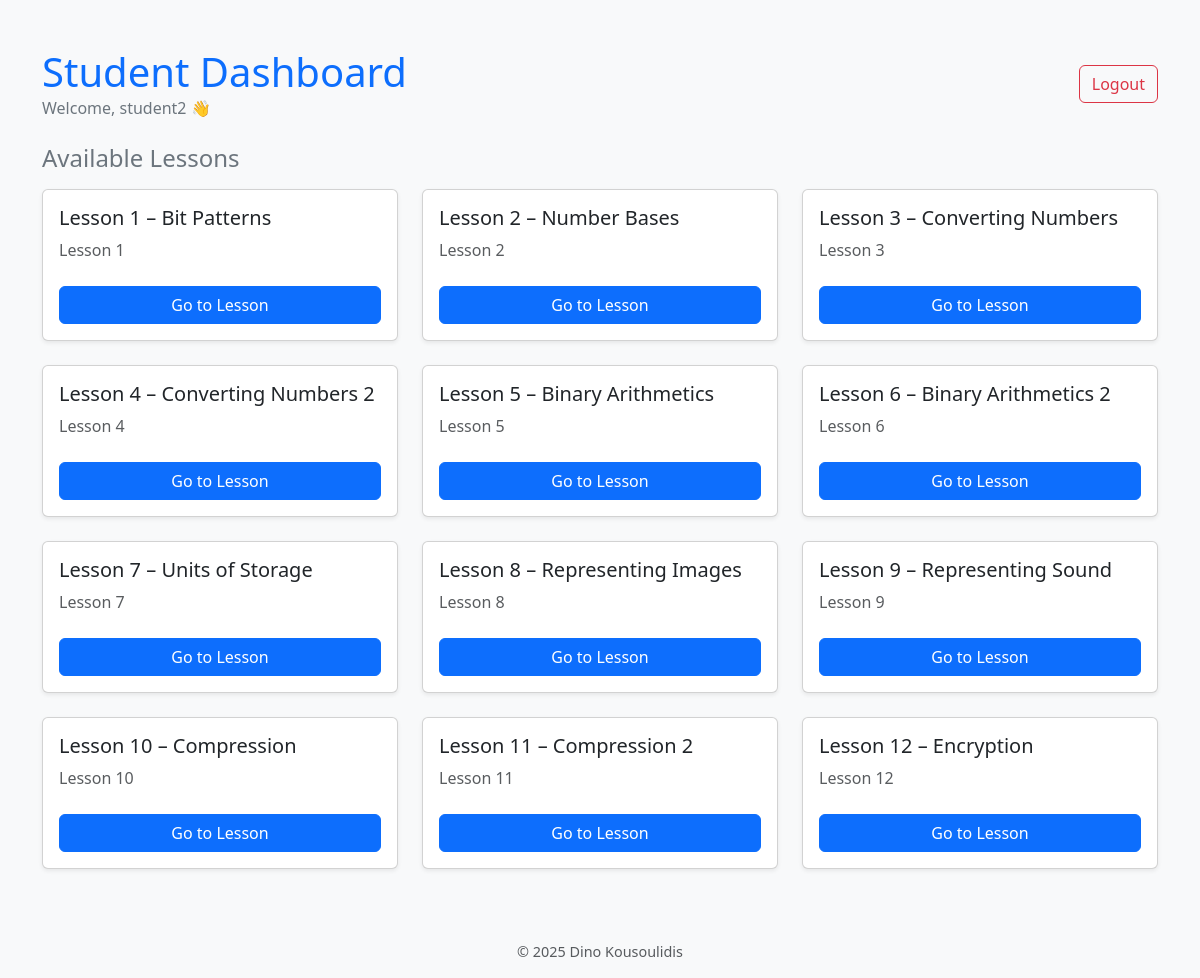
/student (signed in), run on the app's committed database.
### tables this page shows
CREATE TABLE lessons (
    id INTEGER PRIMARY KEY AUTOINCREMENT,
    title TEXT NOT NULL
);

### app.py (the view)
@app.route('/student')
def student_dashboard():
    if 'username' not in session or session.get('role') != 'student':
        return redirect(url_for('login'))
    conn = get_db_connection()
    lessons = conn.execute('SELECT * FROM lessons').fetchall()
    conn.close()
    return render_template(
        'dashboard.html',
        user=session['username'],
        role='Student',
        lessons=lessons
    )

### app.py (called while the page is built)
def get_db_connection():
    conn = sqlite3.connect('database.db')
    conn.row_factory = sqlite3.Row  # lets us access columns by name
    return conn

### templates/dashboard.html (shortened to what this page needs)
<!DOCTYPE html>
<html lang="en">
<head>
    <link href="https://cdn.jsdelivr.net/npm/bootstrap@5.3.3/dist/css/bootstrap.min.css" rel="stylesheet">
</head>
<body class="bg-light">
    <div class="container mt-5">
        <div class="d-flex justify-content-between align-items-center mb-4">
            <div>
                <h1 class="text-primary mb-0">Student Dashboard</h1>
                <p class="text-secondary mb-0">Welcome, {{ user }} 👋</p>
            </div>
            <a href="{{ url_for('logout') }}" class="btn btn-outline-danger">Logout</a>
        </div>
        <h4 class="text-secondary mb-3">Available Lessons</h4>
        {% if lessons %}
            <div class="row">
                {% for lesson in lessons %}
                <div class="col-md-4 col-sm-6 mb-4">
                    <div class="card shadow-sm h-100">
                        <div class="card-body d-flex flex-column">
                            <h5 class="card-title text-dark">{{ lesson['title'] }}</h5>
                            <p class="card-text text-muted mb-4">Lesson {{ loop.index }}</p>
                            <a href="{{ url_for('lesson_page', lesson_id=lesson['id']) }}" class="btn btn-primary mt-auto">Go to Lesson</a>
                        </div>
                    </div>
                </div>
                {% endfor %}
            </div>
        {% else %}
            <div class="alert alert-info">No lessons available yet.</div>
        {% endif %}
        <p class="text-center text-muted mt-5" style="font-size: 0.9rem;">
            © 2025 Dino Kousoulidis
        </p>
    </div>
</body>
</html>

### data on the page
lessons: title "Lesson 1 – Bit Patterns"
lessons: title "Lesson 2 – Number Bases"
lessons: title "Lesson 3 – Converting Numbers"
lessons: title "Lesson 4 – Converting Numbers 2"
lessons: title "Lesson 5 – Binary Arithmetics"
lessons: title "Lesson 6 – Binary Arithmetics 2"
lessons: title "Lesson 7 – Units of Storage"
lessons: title "Lesson 8 – Representing Images"
lessons: title "Lesson 9 – Representing Sound"
lessons: title "Lesson 10 – Compression"
lessons: title "Lesson 11 – Compression 2"
lessons: title "Lesson 12 – Encryption"

### other printed values
{{ user }} "student2"
